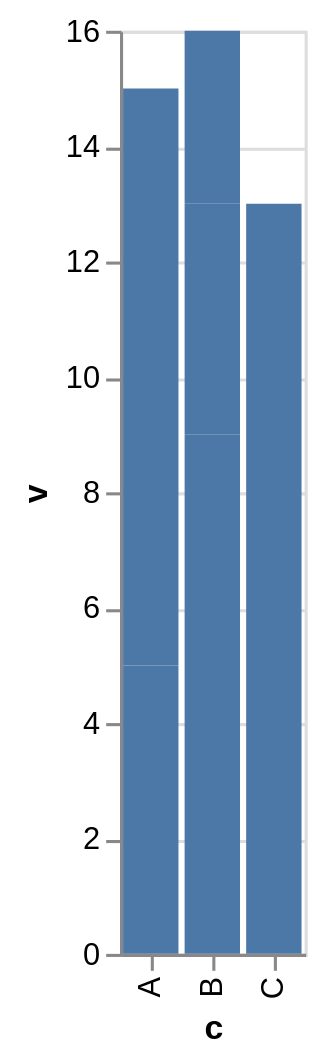

Specify this chart in Vega-Lite:
### Vega-Lite specification from a JSON file in a GitHub repository (floating-point values rounded to 4 significant figures)
{"$schema": "https://vega.github.io/schema/vega-lite/v6.json", "padding": 5, "data": {"name": "table", "values": [{"c": "A", "g": "p", "x": 1, "y": 2, "v": 5, "t": "2024-01-15", "o": {"v": 3}, "IMDB Rating": 6.1, "d": "x1"}, {"c": "B", "g": "q", "x": 2, "y": 4, "v": 9, "t": "2024-02-20", "o": {"v": 7}, "IMDB Rating": 7.4, "d": "x2"}, {"c": "A", "g": "q", "x": 3, "y": 3, "v": 2, "t": "2024-03-05", "o": {"v": 1}, "IMDB Rating": 5.2, "d": "x1"}, {"c": "C", "g": "p", "x": 4, "y": 6, "v": 7, "t": "2024-05-30", "o": {"v": 4}, "IMDB Rating": 8.8, "d": "x3"}, {"c": "B", "g": "p", "x": 5, "y": 5, "v": 4, "t": "2024-07-11", "o": {"v": 9}, "IMDB Rating": 6.9, "d": "x2"}, {"c": "C", "g": "q", "x": 6, "y": 8, "v": 6, "t": "2024-09-02", "o": {"v": 2}, "IMDB Rating": 7.7, "d": "x3"}, {"c": "A", "g": "p", "x": 7, "y": 7, "v": 8, "t": "2024-11-25", "o": {"v": 5}, "IMDB Rating": 4.4, "d": "x1"}, {"c": "B", "g": "q", "x": 8, "y": 9, "v": 3, "t": "2024-12-31", "o": {"v": 8}, "IMDB Rating": 9.1, "d": "x2"}]}, "width": "container", "height": "container", "mark": "bar", "encoding": {"x": {"field": "c", "type": "nominal"}, "y": {"field": "v", "type": "quantitative"}}}
